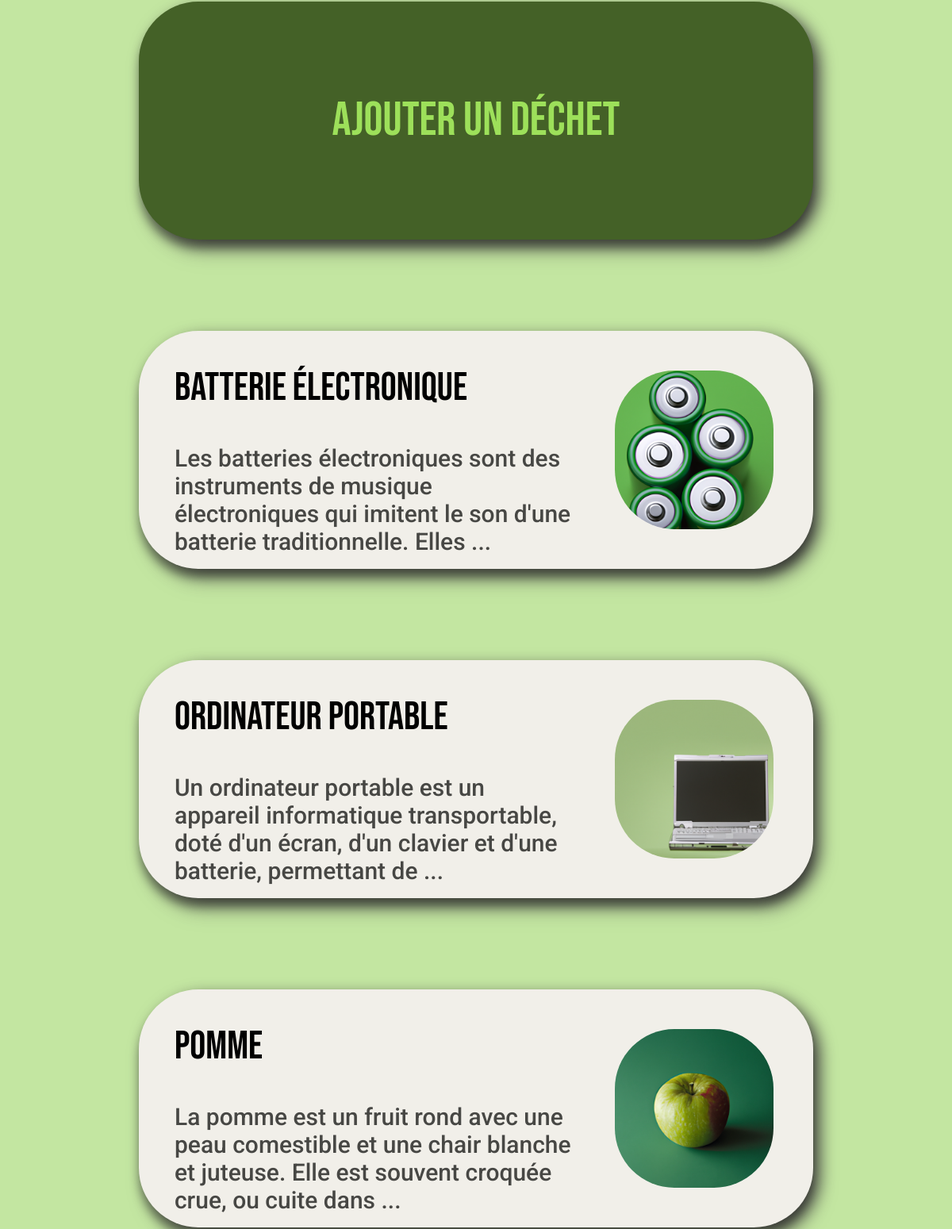
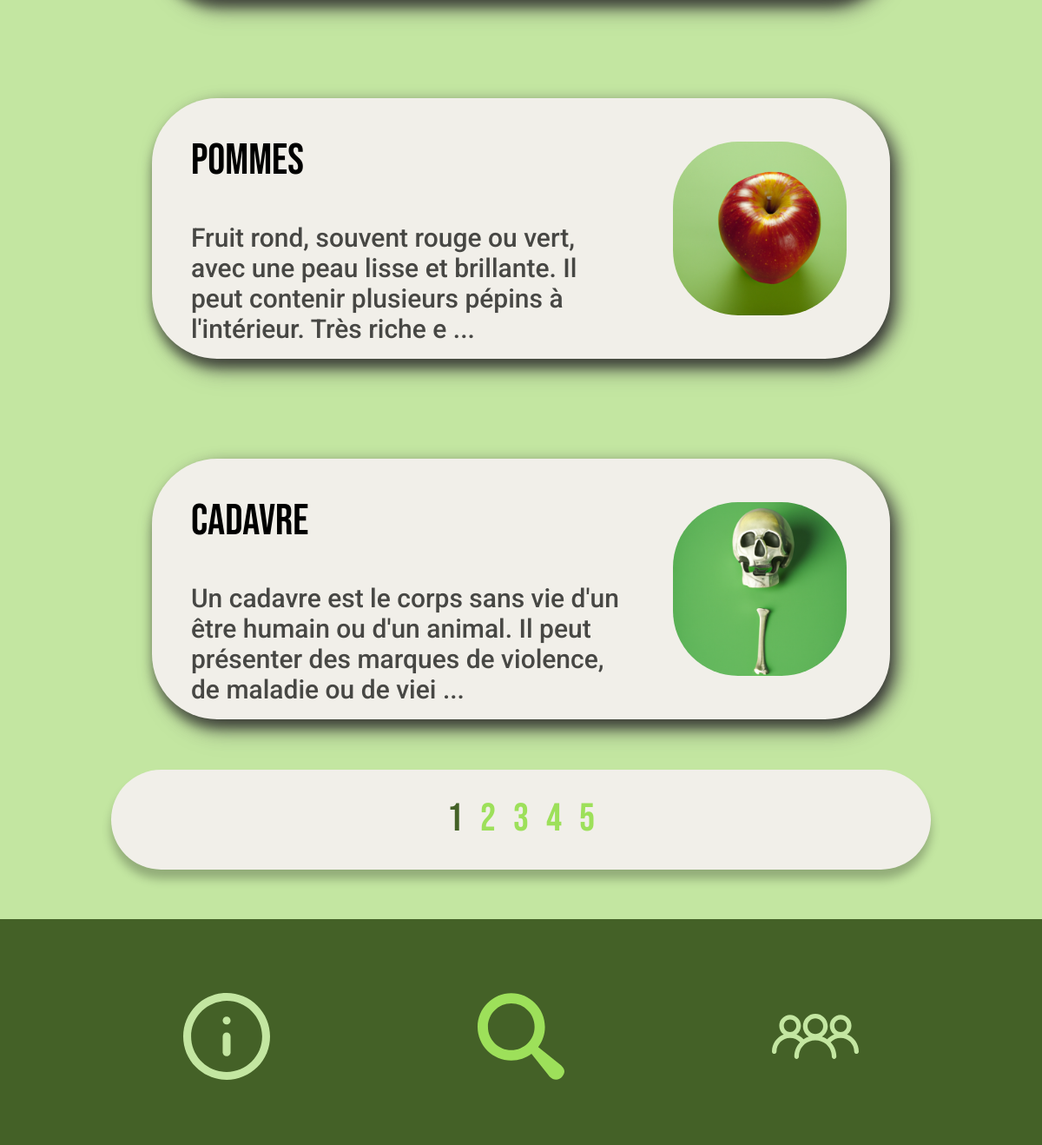
Before: / (lower part) with the older database file (2 pictures, top to bottom).
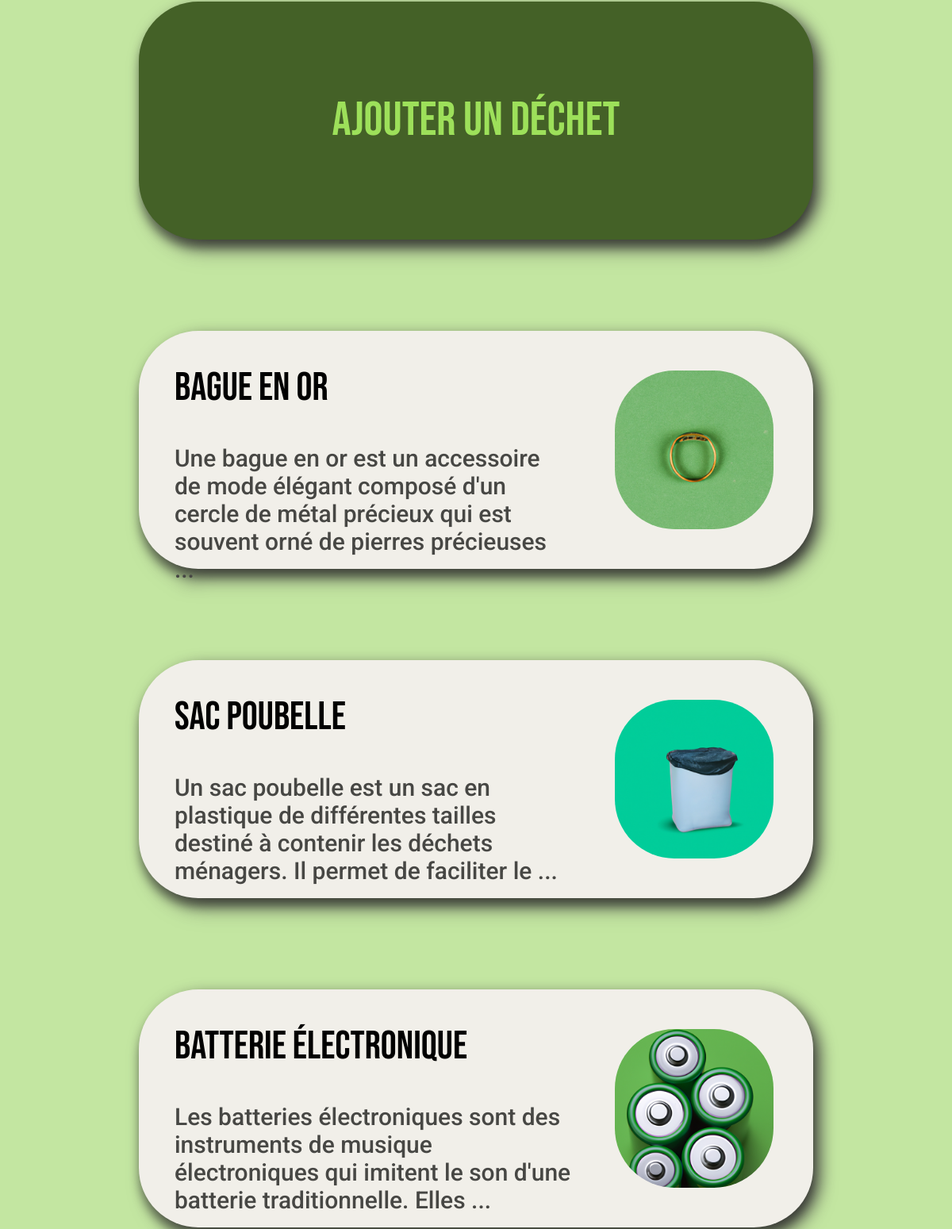
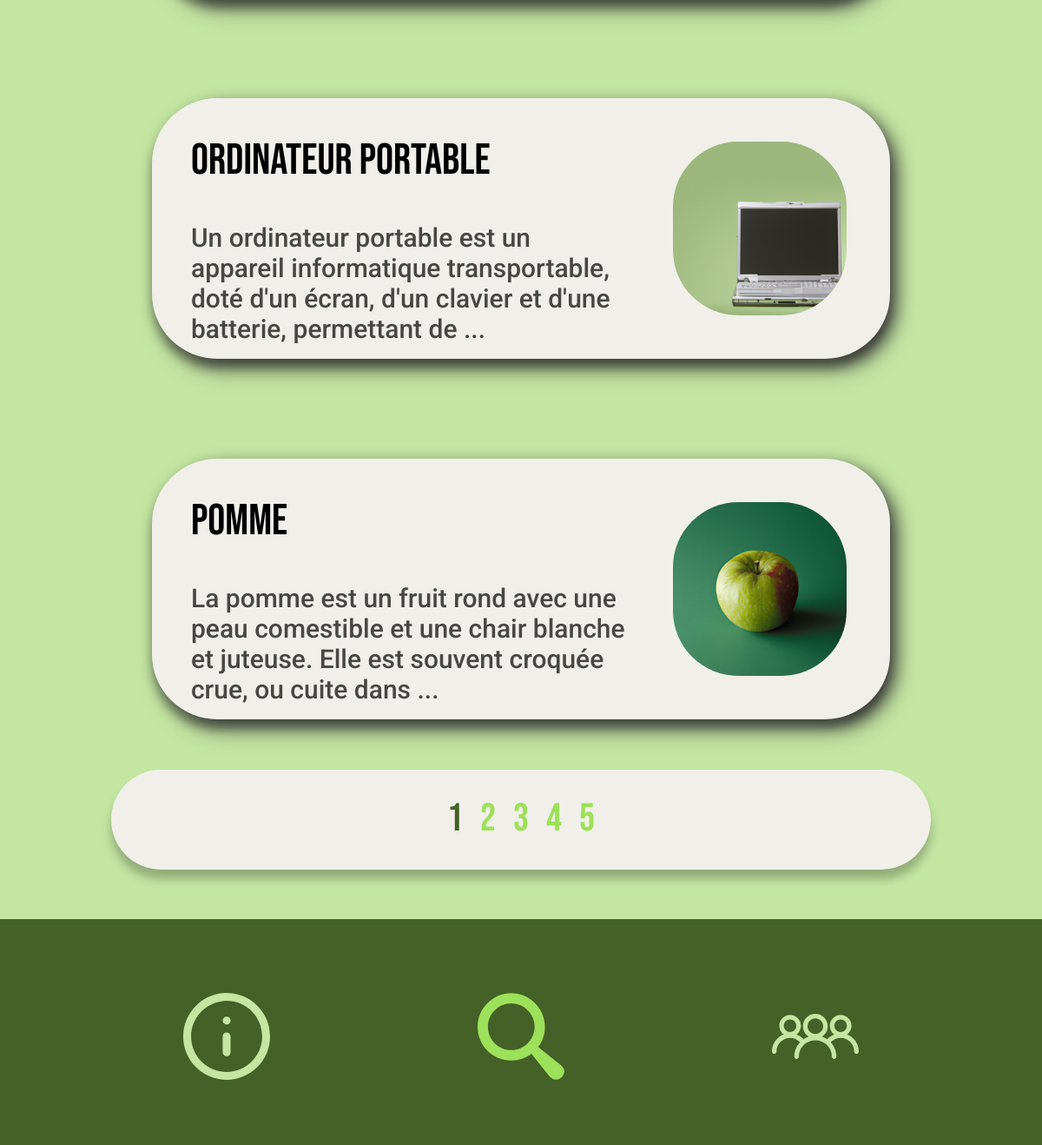
After: the same page with the newer database file (2 pictures, top to bottom).
### app/models.py (models this page shows, shortened)
class Waste(db.Model):
    id = db.Column(db.Integer, primary_key=True)
    name = db.Column(db.String(50), unique=True, nullable=False)
    description = db.Column(db.Text, nullable=False)
    list_recycling_possibilitites = db.Column(db.Text, nullable=False)
    nb_views = db.Column(db.Integer, nullable=False, default=0)
    last_viewed = db.Column(db.DateTime, nullable=False,
                            default=datetime.utcnow)

### app/main/routes.py (the view)
@main_bp.route('/', methods=['GET', 'POST'])
def index():
    form = SearchForm()
    page = request.args.get('page', default=1, type=int)
    search_term = form.search_content.data
    query = Waste.query
    if search_term:
        query = query.filter((Waste.name.ilike(f'%{search_term}%')) | (Waste.description.ilike(f'%{search_term}%')))
        page = 1
    wastes = query.order_by(Waste.last_viewed.desc()).paginate(page=page, per_page=5)
    return render_template('index.html', wastes=wastes, title='Home', form=form, location='index')

### app/templates/index.html (shortened to what this page needs)
{% extends "layout.html" %}
{% block head %}
<link rel="stylesheet" href="{{ url_for('static', filename='css/article-waste-container.css') }}">
<link rel="stylesheet" href="{{ url_for('static', filename='css/container-new.css') }}">
{% endblock %}
{% block content %}
<div class="div-content-site-search">
    <div class="new-container-large">
        <a href="{{url_for('wastes.waste_new')}}" target="_self">
            <h2>Ajouter un déchet</h2>
        </a>
    </div>
    {% for waste in wastes.items %}
    <div class="content-container">
        <a href="{{ url_for('wastes.waste', waste_id=waste.id) }}" target="_self">
            <div class="text-container">
                <h2>{{ waste.name }}</h2>
                {% if waste.description[:130] !=  waste.description[:131] %}
                <p>{{ waste.description[:130] + ' ...' }}</p>
                {% else %}
                <p>{{ waste.description }}</p>
                {% endif %}
            </div>
            <div class="image-container">
                <img src={{ url_for('static', filename='uploads/wastes/' + waste.name + '.png' ) }} alt="Image">
            </div>
        </a>
    </div>
    {% endfor %}
    {% if wastes.pages > 1 %}
    <div class="page-container">
        {% for page_num in wastes.iter_pages(left_edge=2, right_edge=2, left_current=2, right_current=2) %}
        {% if page_num %}
        {% if wastes.page == page_num %}
        <a class="active" href="{{ url_for('main.index', page=page_num) }}">{{ page_num }}</a>
        {% else %}
        <a class="inactive" href="{{ url_for('main.index', page=page_num) }}">{{ page_num }}</a>
        {% endif %}
        {% else %}
        <h2>...</h2>
        {% endif %}
        {% endfor %}
    </div>
    {% endif %}
</div>
{% endblock content %}

Changed rows visible on the page:
no longer on this page (row unchanged): Waste: name "pommes", description "Fruit rond, souvent rouge ou vert, avec une peau lisse et brillante. Il peut contenir plusieurs pépins à l'intérieur. Très riche e ...", name (picture)
no longer on this page (row unchanged): Waste: name "cadavre", description "Un cadavre est le corps sans vie d'un être humain ou d'un animal. Il peut présenter des marques de violence, de maladie ou de viei ...", name (picture)
added Waste: name "bague en or", description "Une bague en or est un accessoire de mode élégant composé d'un cercle de métal précieux qui est souvent orné de pierres précieuses ...", name (picture)
added Waste: name "sac poubelle", description "Un sac poubelle est un sac en plastique de différentes tailles destiné à contenir les déchets ménagers. Il permet de faciliter le ...", name (picture)
